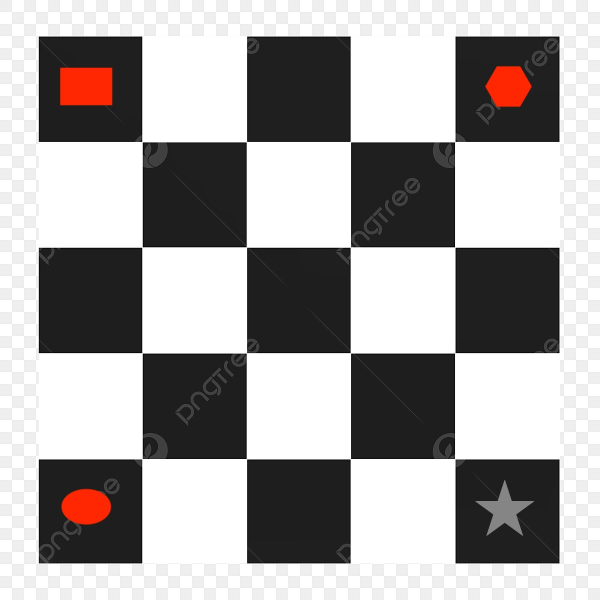
#> input picture image_formation/images/original_image.jpg, 1200 x 1200 px (shown at 1/2 size)
$ python geometric_transform.py
#> lines starting #> are read from the running program, lines starting #| are printed output that depends on the picture
import os
import numpy as np
import cv2
import matplotlib.pyplot as plt

original_image = cv2.imread('images/original_image.jpg')
#> original_image is the input picture: shape (1200, 1200, 3); mean B, G, R 164.8, 165.3, 168.1
img = cv2.cvtColor(original_image, cv2.COLOR_BGR2RGB)
transformed_image_org = cv2.imread('images/transformed_image.jpg')
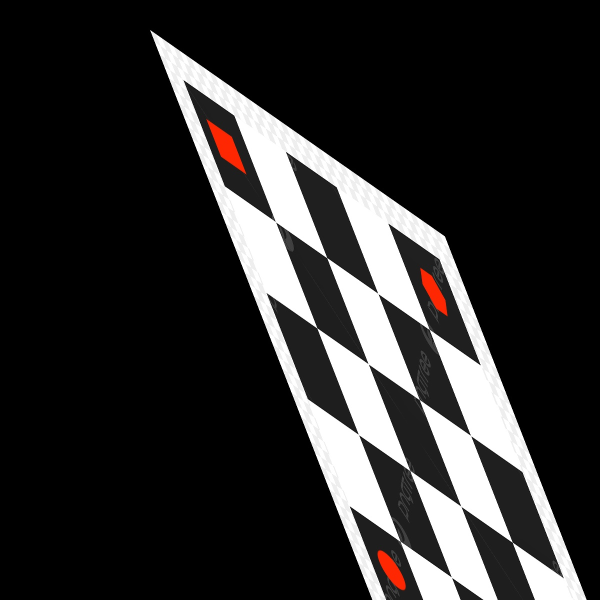
#> input picture image_formation/images/transformed_image.jpg, 1200 x 1200 px (shown at 1/2 size)
#> transformed_image_org is the input picture: shape (1200, 1200, 3); mean B, G, R 44.6, 44.8, 45.8
transformed_image = cv2.cvtColor(transformed_image_org, cv2.COLOR_BGR2RGB)

rows,cols,ch = img.shape
#> rows = 1200; cols = 1200; ch = 3

print(f"Image dimensions: {rows} x {cols} x {ch}")
#| Image dimensions: 1200 x 1200 x 3

# Define source and destination points for affine transformation
pts1 = np.float32([[160,160],[160,1000],[1000,180]])
pts2 = np.float32([[450,250],[750,1100],[850,500]])

print("\n=== TRANSFORMATION ANALYSIS ===")
print(f"Source points (original):")
for i, pt in enumerate(pts1):
    print(f"  Point {i+1}: ({pt[0]:.0f}, {pt[1]:.0f})")

print(f"\nDestination points (transformed):")
for i, pt in enumerate(pts2):
    print(f"  Point {i+1}: ({pt[0]:.0f}, {pt[1]:.0f})")

# Calculate the affine transformation matrix
M = cv2.getAffineTransform(pts1,pts2)

print(f"\nAffine Transformation Matrix:")
print(f"[{M[0,0]:.4f}  {M[0,1]:.4f}  {M[0,2]:.2f}]")
print(f"[{M[1,0]:.4f}  {M[1,1]:.4f}  {M[1,2]:.2f}]")

# Analyze transformation components
# Translation components
tx = M[0, 2]
ty = M[1, 2]

# Scale and rotation components (from the 2x2 upper-left matrix)
a, b = M[0, 0], M[0, 1]
c, d = M[1, 0], M[1, 1]

# Calculate scale factors
scale_x = np.sqrt(a**2 + c**2)
scale_y = np.sqrt(b**2 + d**2)

# Calculate rotation angle (in degrees)
rotation_angle = np.arctan2(c, a) * 180 / np.pi

print(f"\n=== TRANSFORMATION COMPONENTS ===")
print(f"Translation: ({tx:.2f}, {ty:.2f}) pixels")
print(f"Scale factors: X={scale_x:.3f}, Y={scale_y:.3f}")
print(f"Rotation angle: {rotation_angle:.2f} degrees")


# Apply the transformation
dst = cv2.warpAffine(img,M,(cols,rows))
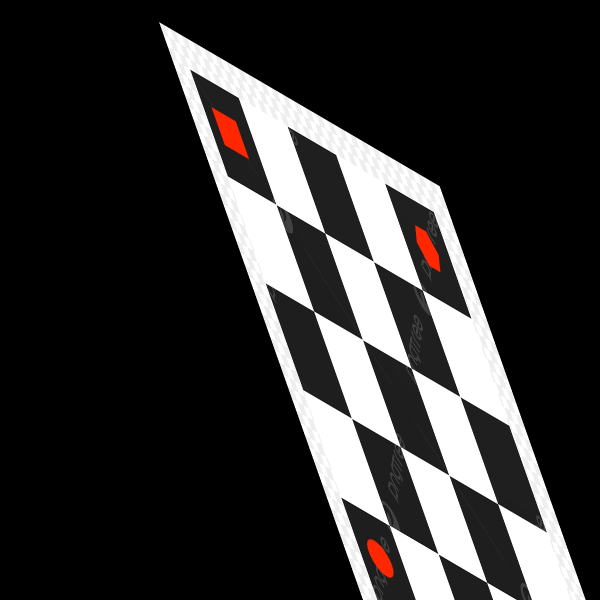
#> dst: shape (1200, 1200, 3) (shown at 1/2 size); mean R, G, B 50.5, 49.4, 49.2

plt.subplot(131),plt.imshow(img),plt.title('Input')
plt.subplot(132),plt.imshow(transformed_image),plt.title('Transformed Image')
plt.subplot(133),plt.imshow(dst),plt.title('My Output')
plt.savefig("Output/geometric_transform.png", dpi=300)
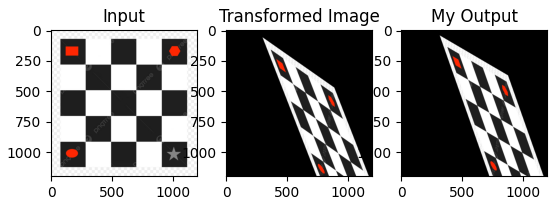
#> figure drawn by matplotlib, 3 panels
plt.show()
